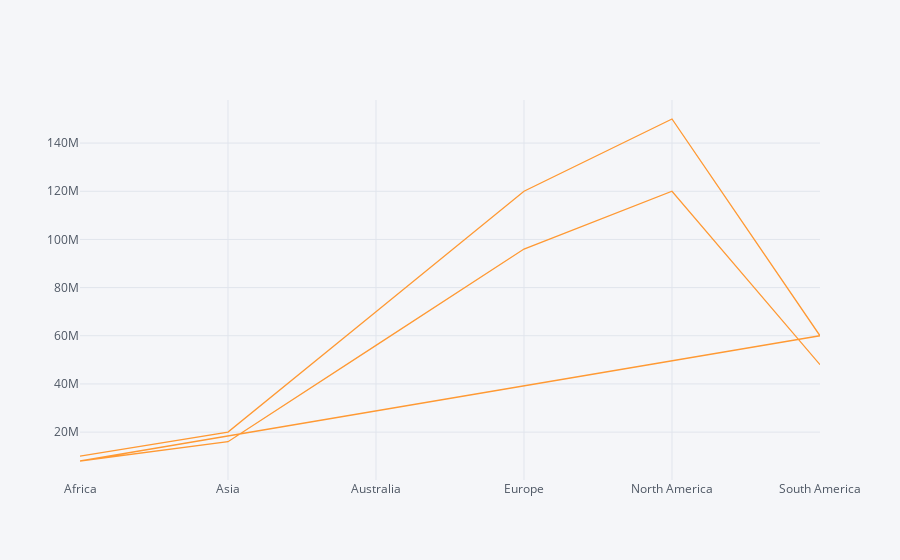

The code cell stored with this chart in its notebook:
### Code cell
df.iplot(kind='scatter',x='Region',y='Revenue')

### Figure 1 — Plotly figure (JSON) as saved in the notebook; plotly's stock layout.template omitted (floating-point values rounded to 4 significant figures)
{"data": [{"line": {"color": "rgba(255, 153, 51, 1.0)", "dash": "solid", "shape": "linear", "width": 1.3}, "mode": "lines", "name": "Revenue", "text": "", "type": "scatter", "x": ["Africa", "Asia", "Australia", "Europe", "North America", "South America", "Africa", "Asia", "Australia", "Europe", "North America", "South America"], "y": [10000000, 20000000, 70000000, 120000000, 150000000, 60000000, 8000000, 16000000, 56000000, 96000000, 120000000, 48000000]}], "layout": {"legend": {"bgcolor": "#F5F6F9", "font": {"color": "#4D5663"}}, "paper_bgcolor": "#F5F6F9", "plot_bgcolor": "#F5F6F9", "title": {"font": {"color": "#4D5663"}}, "xaxis": {"gridcolor": "#E1E5ED", "showgrid": true, "tickfont": {"color": "#4D5663"}, "title": {"font": {"color": "#4D5663"}, "text": ""}, "zerolinecolor": "#E1E5ED"}, "yaxis": {"gridcolor": "#E1E5ED", "showgrid": true, "tickfont": {"color": "#4D5663"}, "title": {"font": {"color": "#4D5663"}, "text": ""}, "zerolinecolor": "#E1E5ED"}}}
